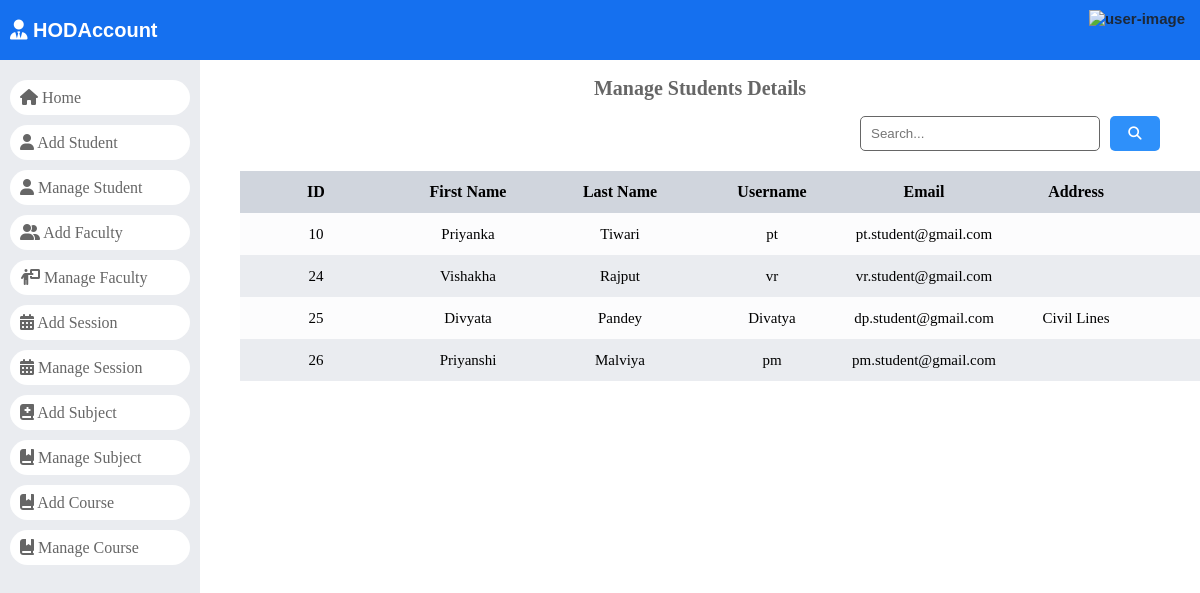
/manage_student/, run on the app's committed database.
### dashboard/models.py (models this page shows)
class Students(models.Model):
	id = models.AutoField(primary_key=True)
	admin = models.OneToOneField(CustomUser, on_delete = models.CASCADE)
	gender = models.CharField(max_length=50)
	profile_pic = models.FileField()
	address = models.TextField()
	course_id = models.ForeignKey(Courses, on_delete=models.DO_NOTHING, default=4)
	session_year_id = models.ForeignKey(SessionYearModel, null=True,
										on_delete=models.CASCADE)
	created_at = models.DateTimeField(auto_now_add=True)
	updated_at = models.DateTimeField(auto_now=True)
	objects = models.Manager()

class CustomUser(AbstractUser):
	HOD = '1'
	STAFF = '2'
	STUDENT = '3'
	EMAIL_TO_USER_TYPE_MAP = {
		'hod': HOD,
		'staff': STAFF,
		'student': STUDENT
	}
	user_type_data = ((HOD, "HOD"), (STAFF, "Staff"), (STUDENT, "Student"))
	user_type = models.CharField(default=1, choices=user_type_data, max_length=10)

### dashboard/HodViews.py (the view)
# urls.py: path('manage_student/', HodViews.manage_student, name="manage_student"),
def manage_student(request):
    students = Students.objects.all()
    context = {
        "students": students
    }
    return render(request, 'Hod Page/manage_student.html', context)

### dashboard/templates/Hod Page/manage_student.html (shortened to what this page needs)
{% load static %}
<!DOCTYPE html>
<html lang="en">
<head>
    <link rel="stylesheet" href="https://cdnjs.cloudflare.com/ajax/libs/font-awesome/6.5.1/css/all.min.css"
 />
        <link rel="stylesheet" href="{% static 'style.css' %}">
</head>
<body>
    <header>
        <div>
            <a href="/">
                <div class="logo">
                    <i class="fa-solid fa-user-tie"></i>
                    HODAccount
                </div>
            </a>
        </div>
        {% include '../headerUser.html' %}
    </header>
    <div id="main">
        {% include './navigation.html' %}
        <div id="student_record">
            <div class="page-title">
                <h2>Manage Students Details</h2>
            </div>
            <div id="manage_student">
            <div id="search-bar">
                <form action="" method="GET" class="search-form" data-search-record="#student-data">
                    <input type="search" name="search" id="search" placeholder="Search..." />
                    <button type="submit">
                        <i class="fa-solid fa-magnifying-glass"></i>
                    </button>
                </form>
            </div>
                <div id="expese-record" class="record">
                    <table>
                        <thead>
                            <tr>
                                <th>ID</th>
                                <th>First Name</th>
                                <th>Last Name</th>
                                <th>Username</th>
                                <th>Email</th>
                                <th>Address</th>
                                <th>Gender</th>
                            </tr>
                        </thead>
                        <tbody id="student-data">
                            {% for student in students %}
                            <tr>
                            <td>{{ student.admin.id }}</td>
                            <td>{{ student.admin.first_name }}</td>
                            <td>{{ student.admin.last_name }}</td>
                            <td>{{ student.admin.username }}</td>
                            <td>{{ student.admin.email }}</td>
                            <td>{{ student.address }}</td>
                            <td>{{ student.gender }}</td>
                            </tr>
                            {% endfor %}
                        </tbody>
                    </table>
                </div>
            </div>
        </div>
</body>
</html>

### static/style.css (style rules this page uses)
:root { --light-black: #1d2939; --sky-blue: #1570ef; --light-blue: #2e90fa; --nav-bg: #eaecf0; --nav-text: #666; --success-color: #039855; --error-color: #f97066; --white: #fff; --table-grid-dark: #eaecf0; --table-grid-light: #fcfcfd; --table-heading: #d0d5dd; --dialog-backdrop: #26262690; --gray-6: #666; --gray-e: #ebebeb; --note-gray: #f2f4f7; --page-heading: #666; --page-highlight-heading: #3f3737; --yellow: #fec84b; }
html, body { margin: 0; padding: 0; }
a { text-decoration: none; }
#main { display: flex; height: calc(100vh - 60px); }
#student_record { max-width: calc(100% - 200px); flex: 1; }
.record { padding: 20px 40px; overflow: auto; box-sizing: border-box; }
.record table { width: 100%; border-spacing: 0; }
.record th, .record td { height: 40px; max-width: 150px; text-align: center; min-width: 150px; }
.record tr:nth-child(2n + 2) { background: var(--table-grid-dark); }
.record tr:nth-child(2n + 1) { background: var(--table-grid-light); }
.record th { font-size: 16px; background: var(--table-heading); }
.record td { font-size: 15px; }
header { width: 100%; height: 60px; padding: 10px; box-sizing: border-box; display: flex; justify-content: space-between; gap: 20px; background: var(--sky-blue); font-family: arial; }
header .logo { height: 40px; line-height: 40px; font-size: 20px; font-weight: 600; color: var(--white); }
.page-title h2 { text-align: center; font-size: 20px; color: var(--page-heading); }
#search-bar form { display: flex; gap: 10px; width: 90%; max-width: 300px; margin-left: auto; margin-right: 40px; height: 35px; font-size: 17px; }
#search-bar input { flex: 1; border: 1.5px solid #666; padding: 0 10px; box-sizing: border-box; border-radius: 5px; }
#search-bar button { width: 50px; border-radius: 5px; background-color: var(--light-blue); color: var(--white); border: 0; cursor: pointer; }

### data on the page
Students: admin.id "10", admin.first_name "Priyanka", admin.last_name "Tiwari", admin.username "pt", admin.email "pt.student@gmail.com"
Students: admin.id "24", admin.first_name "Vishakha", admin.last_name "Rajput", admin.username "vr", admin.email "vr.student@gmail.com"
Students: admin.id "25", admin.first_name "Divyata", admin.last_name "Pandey", admin.username "Divatya", admin.email "dp.student@gmail.com", address "Civil Lines"
Students: admin.id "26", admin.first_name "Priyanshi", admin.last_name "Malviya", admin.username "pm", admin.email "pm.student@gmail.com"
